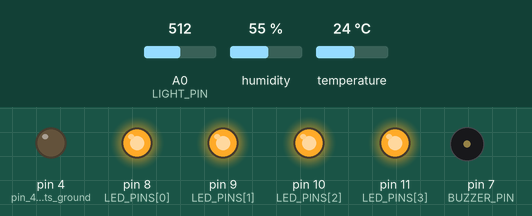
This sketch was run on a simulated Arduino Mega 2560, built with avr-gcc and run on an emulated ATmega2560. On the bench: output pins drawn as LEDs (lit = HIGH), buzzer (waves = sounding). Inputs (shaded band) come from the test bench; at power-on: humidity 55 %, A0 (LIGHT_PIN) = 512, temperature 24 °C. Pins used as bus, display or sensor lines are not drawn; what the sketch prints to the serial monitor is not drawn.

Above: at 3.7 s.
3.8 s: humidity set to 63 %
5.7 s: humidity set to 66 %
At 9.9 s:
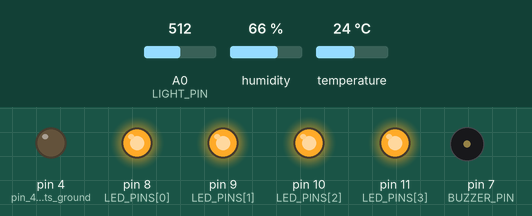
14.3 s: A0 (LIGHT_PIN) set to 640
17.8 s: A0 (LIGHT_PIN) set to 662
At 18.9 s:
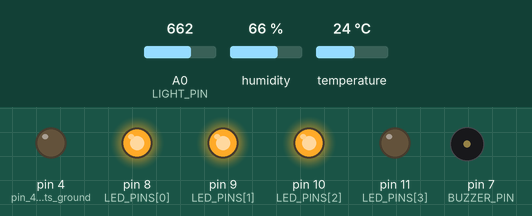
21.3 s: A0 (LIGHT_PIN) set to 753
24.8 s: A0 (LIGHT_PIN) set to 768
At 25.9 s:
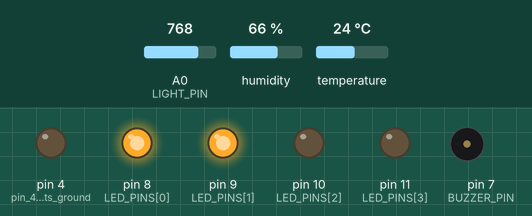
Timing chart, 0 to 29.5 s (numbered marks = the images above; inputs shaded):
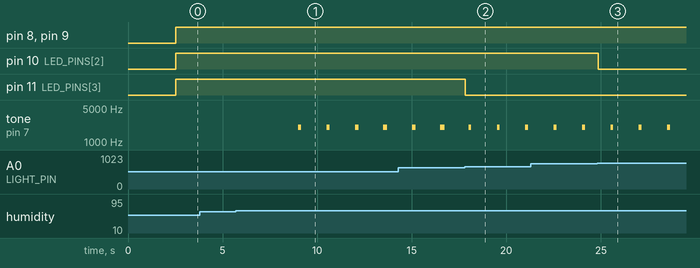

The sketch:

desmas.ino
```cpp
// DESMAS live firmware (Arduino Mega)
// The board runs the power rules on its own and streams its readings to the DESMAS web app.
//
// Light sensor (A0) -> how dark it is, 0 to 100%. Systems switch off lowest priority first:
//   30% dark  P4 Comfort off       (red LED, pin 11)
//   55% dark  P3 Science off       (yellow LED, pin 10)   this is "lunar night"
//   85% dark  P2 Comms low power   (blue LED blinks, pin 9)
//   P1 Life support                (green LED, pin 8) always stays on
// DHT11 (pin 2) -> humidity 10 points above the startup value sounds the buzzer (pin 7).
//
// Serial at 9600 baud: one JSON line every 500 ms, for example
//   {"ms":61500,"light":233,"lbase":230,"dark":1,"hum":52.0,"hbase":52.0,"cut":62.0,"temp":27.4,"alarm":0,"muted":0,"dht":1,"leds":[1,1,1,1]}
// Close the Arduino Serial Monitor before the web app connects. Only one program can use the port.
// Commands: send c to recalibrate in a new room (keep the light sensor uncovered), m to mute or unmute the buzzer.

#include <DHT.h>

const int LED_PINS[4] = {8, 9, 10, 11};  // P1 life support, P2 comms, P3 science, P4 comfort
const int BUZZER_PIN = 7;
const int LIGHT_PIN = A0;
const int DHT_PIN = 2;

const int DARK_SPAN = 450;          // light reading this far above normal counts as 100% dark
const int SHED_COMFORT = 30;        // % dark
const int SHED_SCIENCE = 55;
const int COMMS_LOW = 85;
const int GAP = 4;                  // stops LEDs flickering when the reading sits on a limit
const float HUMIDITY_RISE = 10.0;   // alarm when humidity is this many points above normal
const float HUMIDITY_CLEAR = 2.0;   // alarm clears this far below the cutoff

DHT dht(DHT_PIN, DHT11);

float lightAvg = 0;
int lightBase = 0;
float humBase = 50;
float humidity = NAN;
float temperature = NAN;
bool dhtOk = false;
bool alarmOn = false;
bool muted = false;
bool beeping = false;
int leds[4] = {1, 1, 1, 1};         // 1 on, 0 off, 2 low power

unsigned long lastDht = 0;
unsigned long lastSend = 0;

void calibrate() {
  long sum = 0;
  for (int i = 0; i < 20; i++) {
    sum += analogRead(LIGHT_PIN);
    delay(25);
  }
  lightBase = sum / 20;
  lightAvg = lightBase;

  for (int i = 0; i < 5; i++) {     // the DHT11 misses a reading now and then
    float h = dht.readHumidity();
    if (!isnan(h)) {
      humBase = h;
      humidity = h;
      break;
    }
    delay(1100);
  }
  alarmOn = false;

  Serial.print("{\"event\":\"calibrated\",\"lbase\":");
  Serial.print(lightBase);
  Serial.print(",\"hbase\":");
  Serial.print(humBase, 1);
  Serial.print(",\"cut\":");
  Serial.print(humBase + HUMIDITY_RISE, 1);
  Serial.println("}");
}

// 1 = keep on, 0 = turn off
int rule(int current, int dark, int limit) {
  if (dark >= limit) return 0;
  if (dark <= limit - GAP) return 1;
  return current;
}

void setup() {
  Serial.begin(9600);

  pinMode(3, OUTPUT);               // DHT11 sits in pins 2, 3, 4: pin 3 powers it
  digitalWrite(3, HIGH);
  pinMode(4, OUTPUT);               // pin 4 is its ground
  digitalWrite(4, LOW);
  dht.begin();

  for (int i = 0; i < 4; i++) pinMode(LED_PINS[i], OUTPUT);
  pinMode(BUZZER_PIN, OUTPUT);
  pinMode(LIGHT_PIN, INPUT_PULLUP); // built-in resistor replaces the 10k resistor

  delay(2000);                      // the DHT11 needs a moment after power-up
  calibrate();
}

void loop() {
  unsigned long now = millis();

  while (Serial.available()) {
    char c = Serial.read();
    if (c == 'c') calibrate();
    if (c == 'm') muted = !muted;
  }

  // Light: higher reading = darker. Smooth it so a flicker does not switch systems.
  lightAvg = lightAvg * 0.8 + analogRead(LIGHT_PIN) * 0.2;
  int dark = constrain((long)(lightAvg - lightBase) * 100 / DARK_SPAN, 0, 100);

  // The DHT11 gives a new reading about every 2 seconds
  if (now - lastDht >= 2000) {
    lastDht = now;
    float h = dht.readHumidity();
    float t = dht.readTemperature();
    dhtOk = !(isnan(h) || isnan(t));
    if (dhtOk) {
      humidity = h;
      temperature = t;
    }
  }

  // Power rules, lowest priority first
  leds[0] = 1;
  leds[1] = rule(leds[1] == 2 ? 0 : 1, dark, COMMS_LOW) == 1 ? 1 : 2;
  leds[2] = rule(leds[2], dark, SHED_SCIENCE);
  leds[3] = rule(leds[3], dark, SHED_COMFORT);

  for (int i = 0; i < 4; i++) {
    bool lit = leds[i] == 1 || (leds[i] == 2 && (now / 400) % 2 == 0);
    digitalWrite(LED_PINS[i], lit ? HIGH : LOW);
  }

  // Humidity alarm: short beep every 1.5 s while it is on
  float cutoff = humBase + HUMIDITY_RISE;
  if (!isnan(humidity)) {
    if (humidity >= cutoff) alarmOn = true;
    else if (humidity <= cutoff - HUMIDITY_CLEAR) alarmOn = false;
  }
  bool beepNow = alarmOn && !muted && (now % 1500) < 150;
  if (beepNow && !beeping) tone(BUZZER_PIN, 2000);
  if (!beepNow && beeping) noTone(BUZZER_PIN);
  beeping = beepNow;

  if (now - lastSend >= 500) {
    lastSend = now;
    Serial.print("{\"ms\":");
    Serial.print(now);
    Serial.print(",\"light\":");
    Serial.print((int)lightAvg);
    Serial.print(",\"lbase\":");
    Serial.print(lightBase);
    Serial.print(",\"dark\":");
    Serial.print(dark);
    Serial.print(",\"hum\":");
    if (isnan(humidity)) Serial.print("null"); else Serial.print(humidity, 1);
    Serial.print(",\"hbase\":");
    Serial.print(humBase, 1);
    Serial.print(",\"cut\":");
    Serial.print(cutoff, 1);
    Serial.print(",\"temp\":");
    if (isnan(temperature)) Serial.print("null"); else Serial.print(temperature, 1);
    Serial.print(",\"alarm\":");
    Serial.print(alarmOn ? 1 : 0);
    Serial.print(",\"muted\":");
    Serial.print(muted ? 1 : 0);
    Serial.print(",\"dht\":");
    Serial.print(dhtOk ? 1 : 0);
    Serial.print(",\"leds\":[");
    for (int i = 0; i < 4; i++) {
      Serial.print(leds[i]);
      if (i < 3) Serial.print(",");
    }
    Serial.println("]}");
  }

  delay(20);
}
```

Measured:
- the behaviour switches between 64 and 65 % on humidity (found by bisection; images 0 and 1)
- the behaviour switches between 646 and 647 on A0 (LIGHT_PIN) (found by bisection; images 1 and 2)
- the behaviour switches between 760 and 761 on A0 (LIGHT_PIN) (found by bisection; images 2 and 3)
- after the input at 3.8 s, every drawn part: stays the same
- after the input at 5.7 s, tone on pin 7 (BUZZER_PIN): alternates 2000 Hz for 0.17 s and silent for 1.3 s, starting after 3.3 s
- after the input at 17.8 s, pin 11 (LED_PINS[3]): HIGH → LOW at once
- after the input at 24.8 s, pin 10 (LED_PINS[2]): HIGH → LOW after 0.07 s
